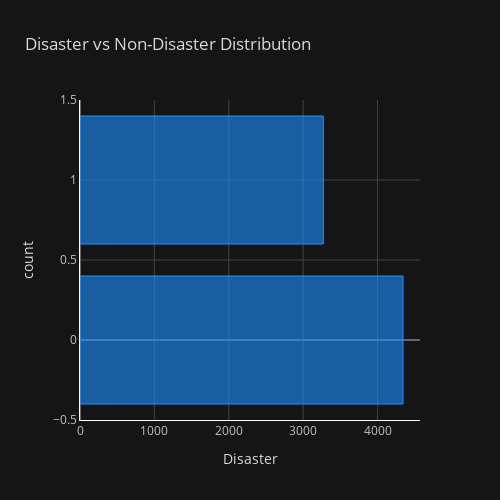
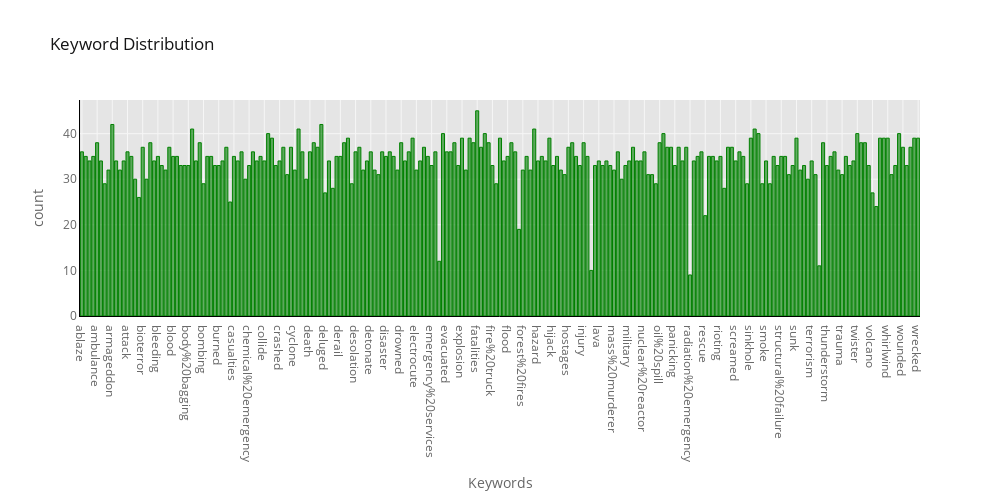

Here is the notebook cell these charts were saved with, in order:
### Code cell
# now bar plots for catgories
train.groupby('target').count()['id'].iplot(kind='bar',
    xTitle='Disaster',
    colors="dodgerblue",
    bargap=0.5, #gap b/w bars
    dimensions=(500,500),
    theme="solar", #background
    linecolor='white', #axes line color
    orientation ='h', #vertical or horizontal
    yTitle='count',
    title='Disaster vs Non-Disaster Distribution')
train.groupby('keyword').count()['id'].iplot(kind='bar',
    xTitle='Keywords',
    colors ='green',
    dimensions=(1000,500),
    theme ='ggplot',
    linecolor='black',
    yTitle='count',
    title='Keyword Distribution')

### Figure 1 — Plotly figure (JSON) as saved in the notebook; plotly's stock layout.template omitted (floating-point values rounded to 4 significant figures)
{"data": [{"marker": {"color": "rgba(30, 144, 255, 0.6)", "line": {"color": "rgba(30, 144, 255, 1.0)", "width": 1}}, "name": "id", "orientation": "h", "text": "", "type": "bar", "x": [4342, 3271], "y": [0, 1]}], "layout": {"barmode": "stack", "height": 500, "legend": {"bgcolor": "#151516", "font": {"color": "#D9D9D9"}, "traceorder": "normal"}, "paper_bgcolor": "#151516", "plot_bgcolor": "#151516", "title": {"font": {"color": "#D9D9D9"}, "text": "Disaster vs Non-Disaster Distribution"}, "width": 500, "xaxis": {"gridcolor": "#434343", "linecolor": "white", "showgrid": true, "tickfont": {"color": "#C2C2C2"}, "title": {"font": {"color": "#D9D9D9"}, "text": "Disaster"}, "zerolinecolor": "#666570"}, "yaxis": {"gridcolor": "#434343", "linecolor": "white", "showgrid": true, "tickfont": {"color": "#C2C2C2"}, "title": {"font": {"color": "#D9D9D9"}, "text": "count"}, "zerolinecolor": "#666570"}}}

### Figure 2 — Plotly figure (JSON) as saved in the notebook; plotly's stock layout.template omitted (floating-point values rounded to 4 significant figures; data arrays with more than 128 entries replaced by an {"elided": "..."} marker saying what was removed)
{"data": [{"marker": {"color": "rgba(0, 128, 0, 0.6)", "line": {"color": "rgba(0, 128, 0, 1.0)", "width": 1}}, "name": "id", "orientation": "v", "text": "", "type": "bar", "x": {"elided": "221 str values"}, "y": {"elided": "221 int values"}}], "layout": {"height": 500, "legend": {"bgcolor": "#FFFFFF", "font": {"color": "#666666"}}, "paper_bgcolor": "#FFFFFF", "plot_bgcolor": "#E5E5E5", "title": {"font": {"color": "#151516"}, "text": "Keyword Distribution"}, "width": 1000, "xaxis": {"gridcolor": "#F6F6F6", "linecolor": "black", "showgrid": true, "tickfont": {"color": "#666666"}, "title": {"font": {"color": "#666666"}, "text": "Keywords"}, "zerolinecolor": "#F6F6F6"}, "yaxis": {"gridcolor": "#F6F6F6", "linecolor": "black", "showgrid": true, "tickfont": {"color": "#666666"}, "title": {"font": {"color": "#666666"}, "text": "count"}, "zerolinecolor": "#F6F6F6"}}}
